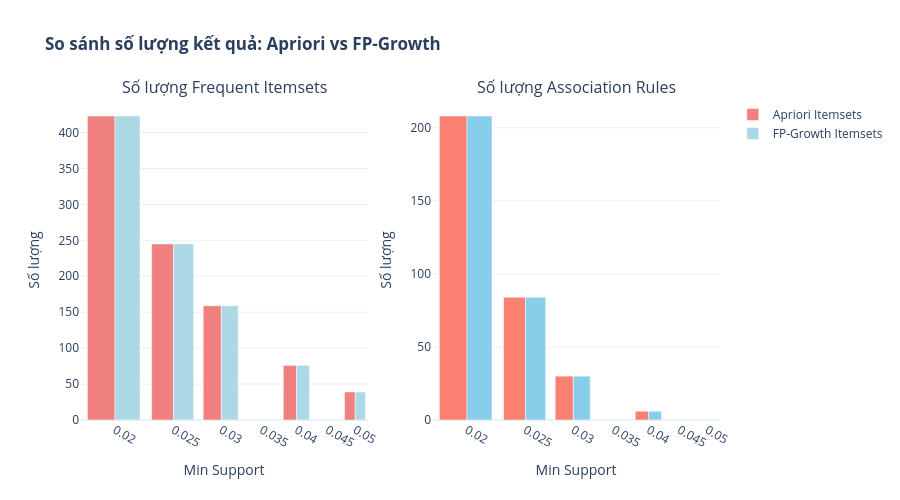

Source (notebook cell):
### Code cell
"""
CELL 6: BIỂU ĐỒ 2 - SO SÁNH SỐ LƯỢNG ITEMSETS VÀ RULES
Mục đích: So sánh số lượng frequent itemsets và rules được tạo ra
Nội dung: Grouped bar chart với 2 nhóm (itemsets vs rules)
Ý nghĩa: Kiểm tra tính đúng đắn - cả 2 thuật toán phải cho kết quả giống nhau
"""

fig = make_subplots(
    rows=1, cols=2,
    subplot_titles=('Số lượng Frequent Itemsets', 'Số lượng Association Rules')
)

# Biểu đồ số itemsets
fig.add_trace(
    go.Bar(x=df_comparison['min_support'], y=df_comparison['apriori_itemsets'],
           name='Apriori Itemsets', marker_color='lightcoral'),
    row=1, col=1
)
fig.add_trace(
    go.Bar(x=df_comparison['min_support'], y=df_comparison['fpgrowth_itemsets'],
           name='FP-Growth Itemsets', marker_color='lightblue'),
    row=1, col=1
)

# Biểu đồ số rules
fig.add_trace(
    go.Bar(x=df_comparison['min_support'], y=df_comparison['apriori_rules'],
           name='Apriori Rules', marker_color='salmon', showlegend=False),
    row=1, col=2
)
fig.add_trace(
    go.Bar(x=df_comparison['min_support'], y=df_comparison['fpgrowth_rules'],
           name='FP-Growth Rules', marker_color='skyblue', showlegend=False),
    row=1, col=2
)

fig.update_xaxes(title_text="Min Support", row=1, col=1, type='log')
fig.update_xaxes(title_text="Min Support", row=1, col=2, type='log')
fig.update_yaxes(title_text="Số lượng", row=1, col=1)
fig.update_yaxes(title_text="Số lượng", row=1, col=2)

fig.update_layout(
    title_text="<b>So sánh số lượng kết quả: Apriori vs FP-Growth</b>",
    height=500,
    barmode='group',
    template="plotly_white"
)

fig.show()

print("\n📊 NHẬN XÉT VỀ SỐ LƯỢNG KẾT QUẢ:")
print("- Cả 2 thuật toán cho ra số lượng itemsets và rules GIỐNG NHAU (chứng tỏ tính đúng đắn)")
print(f"- Khi min_support giảm từ {support_values[0]} → {support_values[-1]}:")
print(f"  + Số itemsets tăng từ {df_comparison.iloc[0]['apriori_itemsets']} → {df_comparison.iloc[-1]['apriori_itemsets']}")
print(f"  + Số rules tăng từ {df_comparison.iloc[0]['apriori_rules']} → {df_comparison.iloc[-1]['apriori_rules']}")

### Figure 1 — Plotly figure (JSON) as saved in the notebook; plotly's stock layout.template omitted (floating-point values rounded to 4 significant figures)
{"data": [{"marker": {"color": "lightcoral"}, "name": "Apriori Itemsets", "type": "bar", "x": [0.05, 0.04, 0.03, 0.025, 0.02], "xaxis": "x", "y": [39, 76, 159, 245, 423], "yaxis": "y"}, {"marker": {"color": "lightblue"}, "name": "FP-Growth Itemsets", "type": "bar", "x": [0.05, 0.04, 0.03, 0.025, 0.02], "xaxis": "x", "y": [39, 76, 159, 245, 423], "yaxis": "y"}, {"marker": {"color": "salmon"}, "name": "Apriori Rules", "showlegend": false, "type": "bar", "x": [0.05, 0.04, 0.03, 0.025, 0.02], "xaxis": "x2", "y": [0, 6, 30, 84, 208], "yaxis": "y2"}, {"marker": {"color": "skyblue"}, "name": "FP-Growth Rules", "showlegend": false, "type": "bar", "x": [0.05, 0.04, 0.03, 0.025, 0.02], "xaxis": "x2", "y": [0, 6, 30, 84, 208], "yaxis": "y2"}], "layout": {"annotations": [{"font": {"size": 16}, "showarrow": false, "text": "Số lượng Frequent Itemsets", "x": 0.225, "xanchor": "center", "xref": "paper", "y": 1, "yanchor": "bottom", "yref": "paper"}, {"font": {"size": 16}, "showarrow": false, "text": "Số lượng Association Rules", "x": 0.775, "xanchor": "center", "xref": "paper", "y": 1, "yanchor": "bottom", "yref": "paper"}], "barmode": "group", "height": 500, "title": {"text": "<b>So sánh số lượng kết quả: Apriori vs FP-Growth</b>"}, "xaxis": {"anchor": "y", "domain": [0, 0.45], "title": {"text": "Min Support"}, "type": "log"}, "xaxis2": {"anchor": "y2", "domain": [0.55, 1], "title": {"text": "Min Support"}, "type": "log"}, "yaxis": {"anchor": "x", "domain": [0, 1], "title": {"text": "Số lượng"}}, "yaxis2": {"anchor": "x2", "domain": [0, 1], "title": {"text": "Số lượng"}}}}
